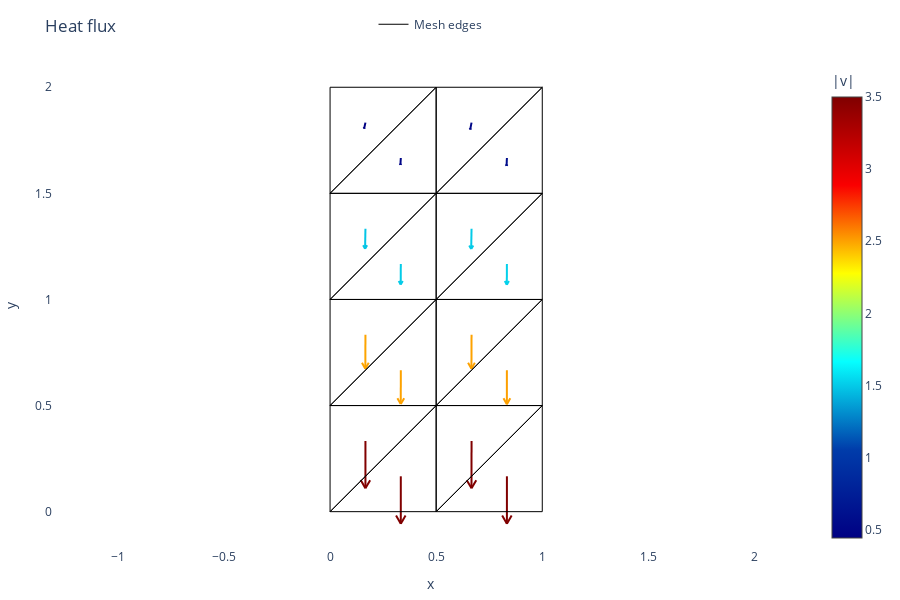

Notebook cell for this chart:
### Markdown cell above
## Postprocessing

### Code cell
# Heat flux vector
q = np.zeros((num_el, 2))
for el in range(num_el):
    el_nodes = mesh.nodes[mesh.elements[el]-1]
    qe = flow2t_qe(el_nodes, D, Ed[el, :]) # in mtm021.py 
    q[el, :] = qe  
    
plot_vector_field(mesh.nodes, mesh.elements, q, title="Heat flux")

### Figure 1 — Plotly figure (JSON) as saved in the notebook; plotly's stock layout.template omitted (floating-point values rounded to 4 significant figures; data arrays with more than 128 entries replaced by an {"elided": "..."} marker saying what was removed)
{"data": [{"hoverinfo": "text", "line": {"color": "rgb(128, 0, 0)", "width": 2}, "mode": "lines", "showlegend": false, "text": ["|v| = 3.5", "|v| = 3.5", "|v| = 3.5"], "type": "scatter", "x": [0.3333, 0.3333, null, 0.3333, 0.311, null, 0.3333, 0.3557, null], "y": [0.1667, -0.05683, null, -0.05683, -0.01812, null, -0.05683, -0.01812, null]}, {"hoverinfo": "text", "line": {"color": "rgb(129, 0, 0)", "width": 2}, "mode": "lines", "showlegend": false, "text": ["|v| = 3.5", "|v| = 3.5", "|v| = 3.5"], "type": "scatter", "x": [0.1667, 0.1666, null, 0.1666, 0.1442, null, 0.1666, 0.1889, null], "y": [0.3333, 0.1099, null, 0.1099, 0.1486, null, 0.1099, 0.1486, null]}, {"hoverinfo": "text", "line": {"color": "rgb(128, 0, 0)", "width": 2}, "mode": "lines", "showlegend": false, "text": ["|v| = 3.5", "|v| = 3.5", "|v| = 3.5"], "type": "scatter", "x": [0.8333, 0.8333, null, 0.8333, 0.811, null, 0.8333, 0.8557, null], "y": [0.1667, -0.05694, null, -0.05694, -0.01821, null, -0.05694, -0.01821, null]}, {"hoverinfo": "text", "line": {"color": "rgb(128, 0, 0)", "width": 2}, "mode": "lines", "showlegend": false, "text": ["|v| = 3.5", "|v| = 3.5", "|v| = 3.5"], "type": "scatter", "x": [0.6667, 0.6666, null, 0.6666, 0.6442, null, 0.6666, 0.6889, null], "y": [0.3333, 0.1098, null, 0.1098, 0.1486, null, 0.1098, 0.1485, null]}, {"hoverinfo": "text", "line": {"color": "rgb(253, 162, 0)", "width": 2}, "mode": "lines", "showlegend": false, "text": ["|v| = 2.5", "|v| = 2.5", "|v| = 2.5"], "type": "scatter", "x": [0.3333, 0.3332, null, 0.3332, 0.3173, null, 0.3332, 0.3492, null], "y": [0.6667, 0.507, null, 0.507, 0.5347, null, 0.507, 0.5347, null]}, {"hoverinfo": "text", "line": {"color": "rgb(253, 164, 0)", "width": 2}, "mode": "lines", "showlegend": false, "text": ["|v| = 2.49", "|v| = 2.49", "|v| = 2.49"], "type": "scatter", "x": [0.1667, 0.1662, null, 0.1662, 0.1504, null, 0.1662, 0.1822, null], "y": [0.8333, 0.674, null, 0.674, 0.7017, null, 0.674, 0.7016, null]}, {"hoverinfo": "text", "line": {"color": "rgb(253, 160, 0)", "width": 2}, "mode": "lines", "showlegend": false, "text": ["|v| = 2.51", "|v| = 2.51", "|v| = 2.51"], "type": "scatter", "x": [0.8333, 0.8332, null, 0.8332, 0.8172, null, 0.8332, 0.8492, null], "y": [0.6667, 0.5067, null, 0.5067, 0.5344, null, 0.5067, 0.5344, null]}, {"hoverinfo": "text", "line": {"color": "rgb(253, 162, 0)", "width": 2}, "mode": "lines", "showlegend": false, "text": ["|v| = 2.5", "|v| = 2.5", "|v| = 2.5"], "type": "scatter", "x": [0.6667, 0.6662, null, 0.6662, 0.6503, null, 0.6662, 0.6823, null], "y": [0.8333, 0.6737, null, 0.6737, 0.7014, null, 0.6737, 0.7013, null]}, {"hoverinfo": "text", "line": {"color": "rgb(4, 203, 232)", "width": 2}, "mode": "lines", "showlegend": false, "text": ["|v| = 1.5", "|v| = 1.5", "|v| = 1.5"], "type": "scatter", "x": [0.3333, 0.3329, null, 0.3329, 0.3234, null, 0.3329, 0.3425, null], "y": [1.167, 1.071, null, 1.071, 1.088, null, 1.071, 1.087, null]}, {"hoverinfo": "text", "line": {"color": "rgb(4, 197, 230)", "width": 2}, "mode": "lines", "showlegend": false, "text": ["|v| = 1.48", "|v| = 1.48", "|v| = 1.48"], "type": "scatter", "x": [0.1667, 0.165, null, 0.165, 0.1558, null, 0.165, 0.1748, null], "y": [1.333, 1.239, null, 1.239, 1.255, null, 1.239, 1.255, null]}, {"hoverinfo": "text", "line": {"color": "rgb(4, 209, 235)", "width": 2}, "mode": "lines", "showlegend": false, "text": ["|v| = 1.52", "|v| = 1.52", "|v| = 1.52"], "type": "scatter", "x": [0.8333, 0.8329, null, 0.8329, 0.8233, null, 0.8329, 0.8427, null], "y": [1.167, 1.07, null, 1.07, 1.087, null, 1.07, 1.086, null]}, {"hoverinfo": "text", "line": {"color": "rgb(4, 203, 232)", "width": 2}, "mode": "lines", "showlegend": false, "text": ["|v| = 1.5", "|v| = 1.5", "|v| = 1.5"], "type": "scatter", "x": [0.6667, 0.665, null, 0.665, 0.6557, null, 0.665, 0.6749, null], "y": [1.333, 1.238, null, 1.238, 1.254, null, 1.238, 1.254, null]}, {"hoverinfo": "text", "line": {"color": "rgb(0, 6, 135)", "width": 2}, "mode": "lines", "showlegend": false, "text": ["|v| = 0.501", "|v| = 0.501", "|v| = 0.501"], "type": "scatter", "x": [0.3333, 0.3317, null, 0.3317, 0.3288, null, 0.3317, 0.3352, null], "y": [1.667, 1.635, null, 1.635, 1.64, null, 1.635, 1.64, null]}, {"hoverinfo": "text", "line": {"color": "rgb(0, 0, 131)", "width": 2}, "mode": "lines", "showlegend": false, "text": ["|v| = 0.44", "|v| = 0.44", "|v| = 0.44"], "type": "scatter", "x": [0.1667, 0.1605, null, 0.1605, 0.1588, null, 0.1605, 0.1643, null], "y": [1.833, 1.806, null, 1.806, 1.811, null, 1.806, 1.81, null]}, {"hoverinfo": "text", "line": {"color": "rgb(0, 13, 139)", "width": 2}, "mode": "lines", "showlegend": false, "text": ["|v| = 0.571", "|v| = 0.571", "|v| = 0.571"], "type": "scatter", "x": [0.8333, 0.8317, null, 0.8317, 0.8283, null, 0.8317, 0.8356, null], "y": [1.667, 1.63, null, 1.63, 1.637, null, 1.63, 1.636, null]}, {"hoverinfo": "text", "line": {"color": "rgb(0, 7, 135)", "width": 2}, "mode": "lines", "showlegend": false, "text": ["|v| = 0.509", "|v| = 0.509", "|v| = 0.509"], "type": "scatter", "x": [0.6667, 0.6605, null, 0.6605, 0.6584, null, 0.6605, 0.6648, null], "y": [1.833, 1.801, null, 1.801, 1.808, null, 1.801, 1.806, null]}, {"hoverinfo": "skip", "line": {"color": "black", "width": 1}, "mode": "lines", "name": "Mesh edges", "type": "scatter", "x": {"elided": "144 float values"}, "y": {"elided": "144 float values"}}, {"hoverinfo": "skip", "marker": {"cmax": 3.502, "cmin": 0.4402, "color": [0.4402, 3.502], "colorbar": {"title": {"text": "|v|"}}, "colorscale": [[0, "rgb(0,0,131)"], [0.2, "rgb(0,60,170)"], [0.4, "rgb(5,255,255)"], [0.6, "rgb(255,255,0)"], [0.8, "rgb(250,0,0)"], [1, "rgb(128,0,0)"]], "opacity": 0}, "mode": "markers", "showlegend": false, "type": "scatter", "x": [0, 0], "y": [0, 0]}], "layout": {"dragmode": "pan", "height": 600, "legend": {"orientation": "h", "x": 0.5, "xanchor": "center", "y": 1.05, "yanchor": "bottom"}, "margin": {"b": 10, "l": 10, "r": 10, "t": 40}, "title": {"text": "Heat flux"}, "xaxis": {"scaleanchor": "y", "scaleratio": 1, "showgrid": false, "title": {"text": "x"}, "zeroline": false}, "yaxis": {"scaleanchor": "x", "scaleratio": 1, "showgrid": false, "title": {"text": "y"}, "zeroline": false}}}
